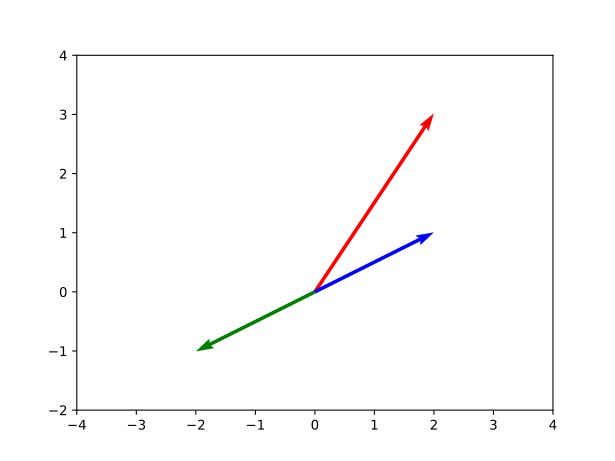

This chart was generated by the following Python code:
import numpy as np
import matplotlib.pyplot as plt

v = np.array([[2, 3], [2, 1], [-2, -1]])
origin = np.array([[0, 0, 0], [0, 0, 0]])

fig, ax = plt.subplots(1)
plt.quiver(*origin,
    v[:, 0], v[:, 1],
    color=['r','b','g'],
    scale=8)

ax.set_xlim((-4, 4))
ax.set_ylim((-2, 4))

# plt.show()
plt.savefig("dot_product.svg")